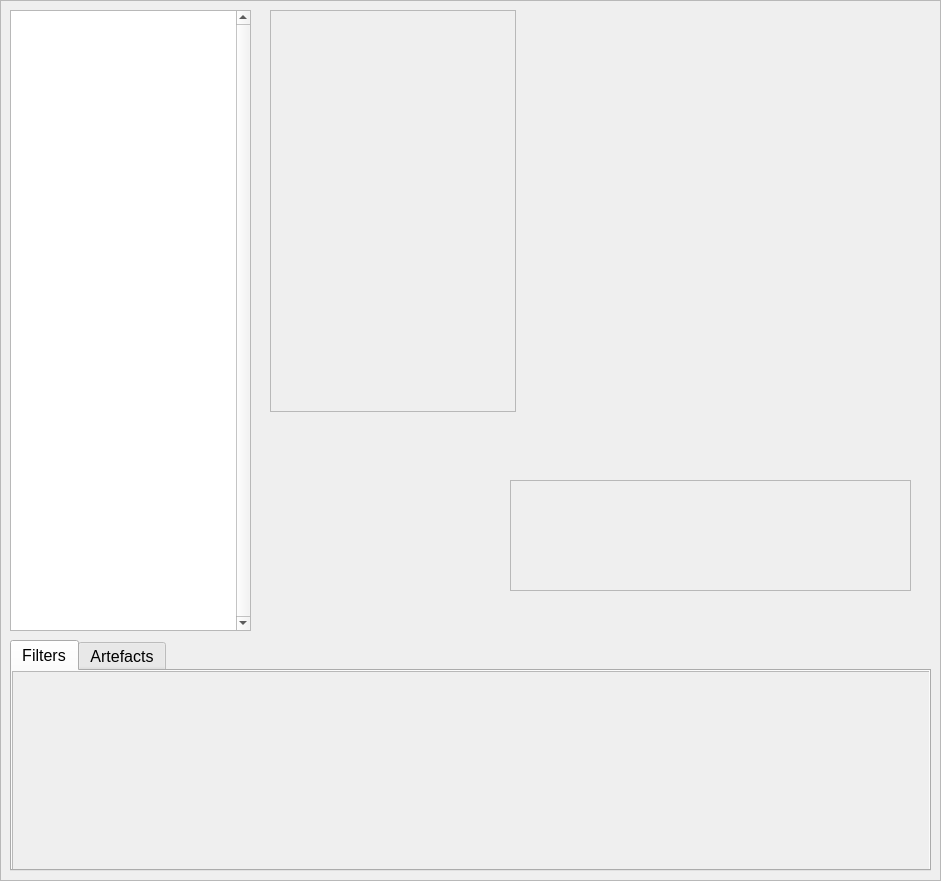
<?xml version="1.0" encoding="UTF-8"?>
<ui version="4.0">
 <class>Filter_tab</class>
 <widget class="QFrame" name="Filter_tab">
  <property name="geometry">
   <rect>
    <x>0</x>
    <y>0</y>
    <width>941</width>
    <height>881</height>
   </rect>
  </property>
  <property name="windowTitle">
   <string>Frame</string>
  </property>
  <property name="frameShape">
   <enum>QFrame::StyledPanel</enum>
  </property>
  <property name="frameShadow">
   <enum>QFrame::Raised</enum>
  </property>
  <widget class="VideoPlayerOverview" name="videoPlayerOverview">
   <property name="geometry">
    <rect>
     <x>510</x>
     <y>480</y>
     <width>401</width>
     <height>111</height>
    </rect>
   </property>
   <property name="sizePolicy">
    <sizepolicy hsizetype="Fixed" vsizetype="Fixed">
     <horstretch>0</horstretch>
     <verstretch>0</verstretch>
    </sizepolicy>
   </property>
   <property name="frameShape">
    <enum>QFrame::StyledPanel</enum>
   </property>
   <property name="frameShadow">
    <enum>QFrame::Raised</enum>
   </property>
  </widget>
  <widget class="QListWidget" name="selectedFilterList">
   <property name="geometry">
    <rect>
     <x>10</x>
     <y>10</y>
     <width>241</width>
     <height>621</height>
    </rect>
   </property>
   <property name="font">
    <font>
     <pointsize>12</pointsize>
    </font>
   </property>
   <property name="verticalScrollBarPolicy">
    <enum>Qt::ScrollBarAlwaysOn</enum>
   </property>
  </widget>
  <widget class="OptionButtonMenu" name="optionButtonMenu">
   <property name="geometry">
    <rect>
     <x>270</x>
     <y>10</y>
     <width>246</width>
     <height>402</height>
    </rect>
   </property>
   <property name="frameShape">
    <enum>QFrame::StyledPanel</enum>
   </property>
   <property name="frameShadow">
    <enum>QFrame::Raised</enum>
   </property>
  </widget>
  <widget class="QTabWidget" name="tabWidget">
   <property name="geometry">
    <rect>
     <x>10</x>
     <y>640</y>
     <width>921</width>
     <height>231</height>
    </rect>
   </property>
   <property name="font">
    <font>
     <pointsize>12</pointsize>
    </font>
   </property>
   <property name="currentIndex">
    <number>0</number>
   </property>
   <widget class="QWidget" name="filters">
    <attribute name="title">
     <string>Filters</string>
    </attribute>
    <widget class="ExsistingFilters" name="filterScrollArea">
     <property name="geometry">
      <rect>
       <x>0</x>
       <y>0</y>
       <width>921</width>
       <height>201</height>
      </rect>
     </property>
     <property name="sizePolicy">
      <sizepolicy hsizetype="Fixed" vsizetype="Fixed">
       <horstretch>0</horstretch>
       <verstretch>0</verstretch>
      </sizepolicy>
     </property>
     <property name="minimumSize">
      <size>
       <width>921</width>
       <height>201</height>
      </size>
     </property>
     <property name="maximumSize">
      <size>
       <width>921</width>
       <height>201</height>
      </size>
     </property>
     <property name="widgetResizable">
      <bool>true</bool>
     </property>
     <widget class="QWidget" name="scrollAreaWidgetContents_2">
      <property name="geometry">
       <rect>
        <x>0</x>
        <y>0</y>
        <width>919</width>
        <height>199</height>
       </rect>
      </property>
      <layout class="QHBoxLayout" name="horizontalLayout"/>
     </widget>
    </widget>
   </widget>
   <widget class="QWidget" name="artefacts">
    <attribute name="title">
     <string>Artefacts</string>
    </attribute>
    <widget class="ExsistingFilters" name="artefactsScrollArea">
     <property name="geometry">
      <rect>
       <x>0</x>
       <y>0</y>
       <width>921</width>
       <height>201</height>
      </rect>
     </property>
     <property name="widgetResizable">
      <bool>true</bool>
     </property>
     <widget class="QWidget" name="scrollAreaWidgetContents_3">
      <property name="geometry">
       <rect>
        <x>0</x>
        <y>0</y>
        <width>919</width>
        <height>199</height>
       </rect>
      </property>
     </widget>
    </widget>
   </widget>
  </widget>
 </widget>
 <customwidgets>
  <customwidget>
   <class>VideoPlayerOverview</class>
   <extends>QFrame</extends>
   <header>Gui_Elements/videoplayeroverview.h</header>
   <container>1</container>
  </customwidget>
  <customwidget>
   <class>OptionButtonMenu</class>
   <extends>QFrame</extends>
   <header>Gui_Elements/optionbuttonmenu.h</header>
   <container>1</container>
  </customwidget>
  <customwidget>
   <class>ExsistingFilters</class>
   <extends>QScrollArea</extends>
   <header>Gui_Elements/exsistingfilters.h</header>
   <container>1</container>
  </customwidget>
 </customwidgets>
 <resources/>
 <connections/>
</ui>
